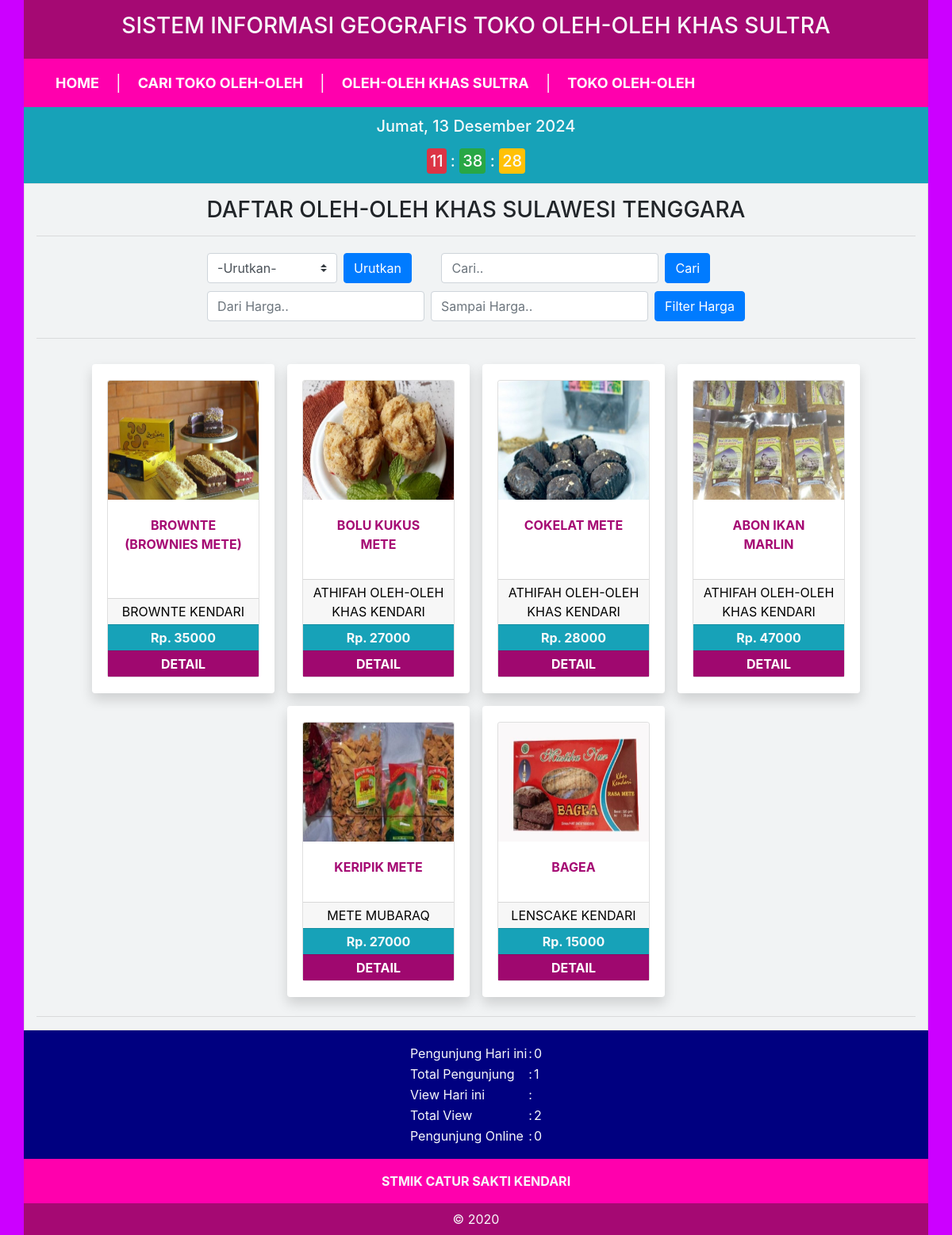
/oleh-oleh.php, run on the app's committed database.
### tables this page shows
CREATE TABLE `oleh_oleh` (
  `id_oleh2` int(11) NOT NULL,
  `nama_oleh2` varchar(100) NOT NULL,
  `id_toko` int(11) NOT NULL,
  `ket` text NOT NULL,
  `harga` int(11) NOT NULL,
  `stok` int(11) NOT NULL,
  `gambar` varchar(500) NOT NULL
);

CREATE TABLE `toko` (
  `id_toko` int(11) NOT NULL,
  `id_kab_kota` int(11) NOT NULL,
  `nama_toko` varchar(100) NOT NULL,
  `alamat` text NOT NULL,
  `kab_kota` varchar(50) NOT NULL,
  `latitude` varchar(20) NOT NULL,
  `longitude` varchar(20) NOT NULL,
  `gambar` varchar(100) NOT NULL,
  `hp` varchar(20) NOT NULL DEFAULT '08...'
);

### oleh-oleh.php (the view, shortened to what this page needs)
<?php
	include 'header.php';
	include "config/koneksi.php";
	function tampil($koneksi) {
	?>
	<h3 class="text-center">DAFTAR OLEH-OLEH KHAS SULAWESI TENGGARA</h3>
	<hr>
	<div class="row justify-content-center">
		<table>
			<tr>
				<td>
					<form class="form-inline" method="post" action="">
					  <select class="custom-select my-1 mr-sm-2" id="urut" name="urut">
			  		      <option>-Urutkan-</option>
					  </select>
					  <button type="submit" name="filter" class="btn btn-primary my-1">Urutkan</button>
					</form>
				</td>
				<td> </td>
				<td>
					<form class="form-inline" method="post" action="">
					  <input type="search" class="form-control my-1 mr-sm-2" id="cari" name="cari" placeholder="Cari..">
					  <button type="submit" name="btnCari" class="btn btn-primary my-1">Cari</button>
					</form>
				</td>
			</tr>
			<tr>
				<td colspan="3">
					<form class="form-inline" method="post" action="">
					  <input type="number" min="0" class="form-control my-1 mr-sm-2" id="dari" name="dari" placeholder="Dari Harga..">
					  <input type="number" min="0" class="form-control my-1 mr-sm-2" id="sampai" name="sampai" placeholder="Sampai Harga..">
					  <button type="submit" name="btnFilter" class="btn btn-primary my-1">Filter Harga</button>
					</form>
				</td>
			</tr>
		</table>
	</div>
	<hr>
		<div class="container-fluid mt-4">
			<div class="row justify-content-center">
		<?php
		if (isset($_POST['btnCari'])) {
			$cari = $_POST['cari'];
			if ((isset($_POST['filter'])) and ($_POST['urut'] != '-Urutkan-')) {
				if ($_POST['urut'] == 'Harga Terendah') {
			    	$data2 = mysqli_query($koneksi, "SELECT * FROM oleh_oleh ORDER BY harga ASC WHERE nama_oleh2 like '%".$cari."%' ");
			    }
			    else {
			    	$data2 = mysqli_query($koneksi, "SELECT * FROM oleh_oleh ORDER BY harga DESC WHERE nama_oleh2 like '%".$cari."%' ");
			    }
			}
			else if (isset($_POST['btnFilter'])) {
				if (($_POST['dari'] != "") AND ($_POST['sampai'] != "")) {
					$dari = $_POST['dari'];
					$sampai = $_POST['sampai'];
					$data2 = mysqli_query($koneksi, "SELECT * FROM oleh_oleh WHERE harga BETWEEN $dari AND $sampai ORDER BY harga ASC");
					}
				else {
					$data2 = mysqli_query($koneksi, "SELECT * FROM oleh_oleh");
				}
			}
			else {
				$data2 = mysqli_query($koneksi, "SELECT * FROM oleh_oleh WHERE nama_oleh2 like '%".$cari."%'");
			}
		}
		else {
			if ((isset($_POST['filter'])) and ($_POST['urut'] != '-Urutkan-')) {
				if ($_POST['urut'] == 'Harga Terendah') {
			    	$data2 = mysqli_query($koneksi, "SELECT * FROM oleh_oleh ORDER BY harga ASC");
			    }
			    else {
			    	$data2 = mysqli_query($koneksi, "SELECT * FROM oleh_oleh ORDER BY harga DESC");
			    }
			}
			else {
				$data2 = mysqli_query($koneksi, "SELECT * FROM oleh_oleh");
			}
		}
			    while ($d = mysqli_fetch_array($data2)) {
			        $id = $d['id_oleh2'];
			        $nama = $d['nama_oleh2'];
			        $idtoko = $d['id_toko'];
			        $harga = $d['harga'];
			        $gbr = $d['gambar'];
			        $sql1 = mysqli_query($koneksi, "SELECT * FROM toko WHERE id_toko='$idtoko'");
			        $d2 = mysqli_fetch_array($sql1);
			        $nmtoko = $d2['nama_toko'];
			?>
			<div class="card-deck col-auto-mb-3 m-2 shadow p-1 bg-white rounded">
				<div class="card  my-3" style="width: 12rem;">
					<a href="oleh-oleh.php?aksi=detail&id=<?php echo $id ?>&tk=<?php echo $idtoko ?>" style="text-decoration: none;">
				    <img src="img/oleh2/<?php echo $gbr; ?>" class="card-img-top " width="150" height="150" alt="..."></a>
				    <div class="card-body">
				      <a href="oleh-oleh.php?aksi=detail&id=<?php echo $id ?>&tk=<?php echo $idtoko ?>" style="text-decoration: none; color: #A50973"><p class="card-title text-center text-uppercase"><strong><?php  echo $nama; ?></strong></p></a>
				    </div>
				    <a href="toko.php?aksi=detail&id=<?php echo $idtoko ?>" class="" style="text-decoration: none; background: white; color:black;">
					    <div class="card-footer text-center p-1">
					      <p class="text-center m-0 text-uppercase"><?php echo $nmtoko; ?></p>
					    </div>
				    </a>
					<div class="card-footer text-center p-1 bg-info text-light">
					    <p class="text-center m-0"><strong>Rp. <?php echo $harga; ?></strong></p>
					</div>
				    <a href="oleh-oleh.php?aksi=detail&id=<?php echo $id ?>&tk=<?php echo $idtoko ?>" class="" style="text-decoration: none; background: #A50973; color:white;">
					    <div class="card-footer text-center p-1">
					      <p class="text-center m-0"><strong>DETAIL</strong></p>
					    </div>
				    </a>
			    	</div>
			  </div>
				<?php
				    }
				?>
			</div>
		</div>
		<hr>
<?php
	}
		?>
	<?php
	if(isset($_GET['aksi'])) {
		switch($_GET['aksi']) {
			case 'tampil':
				tampil($koneksi);
				break;
			case 'detail':
				detail($koneksi);
				break;
			default:
				echo "<h3 class='text-center text-light bg-danger'>Aksi <i>".$_GET['aksi']."</i> tidak ada!</h3>";
				tampil($koneksi);
		}
	}
	else {
		tampil($koneksi);
	}
	include 'footer.php';
 ?>

### header.php (shortened to what this page needs)
<!doctype html>
<html lang="en">
  <head>
    <link rel="stylesheet" href="css/bootstrap.min.css">
    <link rel="stylesheet" href="css/bootstrap-grid.min.css">
    <link rel="stylesheet" href="leaflet/leaflet.css" />
  </head>
  <body onload="getLocation()">
    <div class="container">
      <div class="row text-light text-center p-3" style="background: #A50973">
        <div class="col">
          <a href="index.php" class="text-light" style="text-decoration: none;"><h3>SISTEM INFORMASI GEOGRAFIS TOKO OLEH-OLEH KHAS SULTRA</h3></a>
        </div>
      </div>
      <div class="row text-light text-center p-1" style="background: #ff00ad;">
        <div class="col">
          <nav class="navbar navbar-expand-lg navbar-dark" style="background: #ff00ad;">
            <div class="collapse navbar-collapse" id="navbarTogglerDemo03">
              <ul class="navbar-nav mr-auto mt-2 mt-lg-0">
                <a class="navbar-brand menu" href="index.php" style="color: white;">
                  <li class="nav-item">HOME</li>
                </a>
                <span class="d-none d-lg-block text-light mt-1 mr-3" style="font-size: 20px;">|</span>
                <a class="navbar-brand menu" href="cari.php" style="color: white;">
                  <li class="nav-item">CARI TOKO OLEH-OLEH</li>
                </a>
                <span class="d-none d-lg-block text-light mt-1 mr-3" style="font-size: 20px;">|</span>
                <a class="navbar-brand menu" href="oleh-oleh.php" style="color: white;">
                  <li class="nav-item">OLEH-OLEH KHAS SULTRA</li>
        </a>
        <span class="d-none d-lg-block text-light mt-1 mr-3" style="font-size: 20px;">|</span>
                <a class="navbar-brand menu" href="toko.php" style="color: white;">
                  <li class="nav-item">TOKO OLEH-OLEH</li>
        </a>
              </ul>
            </div>
          </nav>
        </div>
      </div>
      <div class="row bg-info text-center text-light pt-2">
        <div class="col mb-2">
          <h5>
            <div id="tgl" class=" p-1 bg-info mb-3"></div>
            <span id="jam" class=" p-1 bg-danger rounded"></span> :
            <span id="menit" class=" p-1 bg-success rounded"></span> :
            <span id="detik" class="p-1 bg-warning rounded"></span>
          </h5>
        </div>
      </div>
      <div class="row">
        <div class="col pt-3 isi" style="min-height: 350px;border: 1px solid #DFDFDF;">

### footer.php (shortened to what this page needs)
        </div>
      </div>
<?php
include 'config/koneksi.php';
 $ip      = $_SERVER['REMOTE_ADDR'];
 $tanggal = date("Ymd");
 $waktu   = time();
 $s = mysqli_query($koneksi, "SELECT * FROM pengunjung WHERE ip='$ip' AND tanggal='$tanggal'");
 if(mysqli_num_rows($s) == 0){
     mysqli_query($koneksi, "INSERT INTO pengunjung(ip, tanggal, hits, online) VALUES('$ip','$tanggal','1','$waktu')");
 }
 else{
     mysqli_query($koneksi, "UPDATE pengunjung SET hits=hits+1, online='$waktu' WHERE ip='$ip' AND tanggal='$tanggal'");
 }
 $tayanghari = mysqli_query($koneksi, "SELECT SUM(hits) AS th FROM pengunjung WHERE tanggal='$tanggal'");
 $th = mysqli_fetch_array($tayanghari);
 $tayanganperhari = $th['th'];
 $tayangtot = mysqli_query($koneksi, "SELECT SUM(hits) AS ttot FROM pengunjung");
 $ttot = mysqli_fetch_array($tayangtot);
 $totaltayangan = $ttot['ttot'];
 $pengunjung       = mysqli_num_rows(mysqli_query($koneksi, "SELECT * FROM pengunjung WHERE tanggal='$tanggal' GROUP BY ip"));
 $query22        = mysqli_query($koneksi, "SELECT COUNT(hits) as total FROM pengunjung");
 $hasil2        = mysqli_fetch_array($query22);
 $totalpengunjung  =  $hasil2['total'];
 $bataswaktu       = time() - 300;
 $pengunjungonline = mysqli_num_rows(mysqli_query($koneksi, "SELECT * FROM pengunjung WHERE online > '$bataswaktu'"));
 ?>
      <div class="row text-light p-3" style="background: navy">
        <div class="col">
          <table align="center" class="p-2">
            <tr>
              <td>Pengunjung Hari ini</td>
              <td>:</td>
              <td><?php echo $pengunjung; ?></td>
           </tr>
           <tr>
              <td>Total Pengunjung</td>
              <td>:</td>
              <td><?php echo $totalpengunjung; ?></td>
           </tr>
           <tr>
              <td>View Hari ini</td>
              <td>:</td>
              <td><?php echo $tayanganperhari; ?></td>
           </tr>
           <tr>
              <td>Total View</td>
              <td>:</td>
              <td><?php echo $totaltayangan; ?></td>
           </tr>
           <tr>
              <td>Pengunjung Online</td>
              <td>:</td>
              <td><?php echo $pengunjungonline; ?></td>
           </tr>
           </table>
        </div>
      </div>
      <div class="row text-light text-center p-3" style="background: #ff00ad">
        <div class="col">
          <b>STMIK CATUR SAKTI KENDARI</b>
        </div>
      </div>
      <div class="row text-light text-center p-2" style="background: #A50973">
        <div class="col">
          &copy; 2020
        </div>
      </div>
    </div>
  </body>
</html>

### header.php (style rules this page uses)
body { background-color: #cc00ff; }
p { text-align: justify; }
.menu { padding: 5px; font-weight: bold; font-size: 18px; }
.isi { background:#F1F3F4; }

### data on the page
oleh_oleh: gambar (picture), nama_oleh2 "BROWNTE (BROWNIES METE)", id_toko.nama_toko "BROWNTE KENDARI", harga "35000"
oleh_oleh: gambar (picture), nama_oleh2 "BOLU KUKUS METE", id_toko.nama_toko "ATHIFAH OLEH-OLEH KHAS KENDARI", harga "27000"
oleh_oleh: gambar (picture), nama_oleh2 "COKELAT METE", id_toko.nama_toko "ATHIFAH OLEH-OLEH KHAS KENDARI", harga "28000"
oleh_oleh: gambar (picture), nama_oleh2 "ABON IKAN MARLIN", id_toko.nama_toko "ATHIFAH OLEH-OLEH KHAS KENDARI", harga "47000"
oleh_oleh: gambar (picture), nama_oleh2 "KERIPIK METE", id_toko.nama_toko "METE MUBARAQ", harga "27000"
oleh_oleh: gambar (picture), nama_oleh2 "BAGEA", id_toko.nama_toko "LENSCAKE KENDARI", harga "15000"

### other printed values
$pengunjung "0"
$totalpengunjung "1"
$totaltayangan "2"
$pengunjungonline "0"
